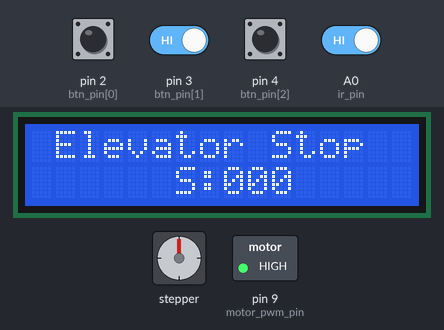
The sketch below on a simulated Arduino Uno, built with avr-gcc and run on an emulated ATmega328P. On the bench: stepper motor, 16×2 character LCD, switched loads named in the sketch (green lamp = pin HIGH). Wiring (inferred from the names in the program): stepper motor (2048 steps per turn assumed): coils pin 10, pin 11, pin 12, pin 13. The inputs (shaded band) are chosen by the test bench; at power-on: A0 (ir_pin), pin 2 (btn_pin[0]), pin 3 (btn_pin[1]) HIGH, pin 4 (btn_pin[2]) LOW. Pins used as bus, display or sensor lines are not drawn; what the sketch prints to the serial monitor is not drawn.

Above: at 5.2 s.
5.3 s: pin 4 (btn_pin[2]) pulled HIGH for 0.75 s
At 5.9 s:
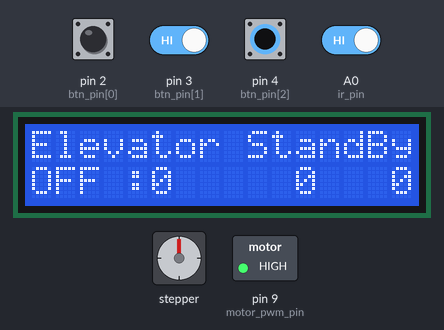
11.6 s: A0 (ir_pin) driven LOW
At 16.2 s:
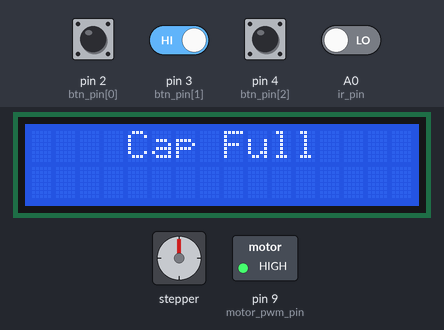
17.1 s: A0 (ir_pin) driven HIGH
At 22.4 s:
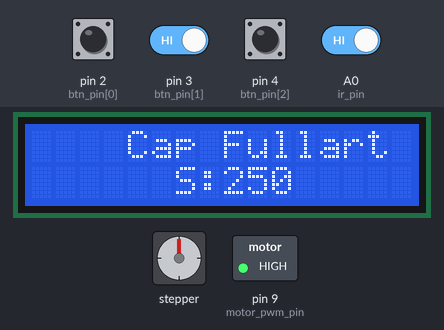
22.6 s: A0 (ir_pin) driven LOW
At 23.2 s:
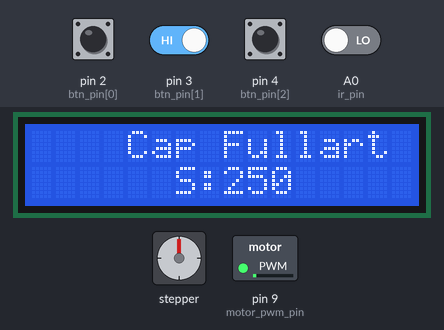
24.1 s: pin 3 (btn_pin[1]) driven LOW and A0 (ir_pin) driven HIGH
At 29.5 s:
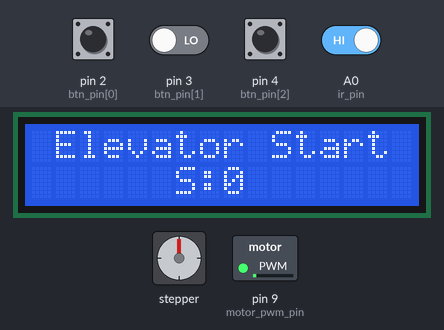
29.6 s: pin 3 (btn_pin[1]) driven HIGH
At 33.8 s:
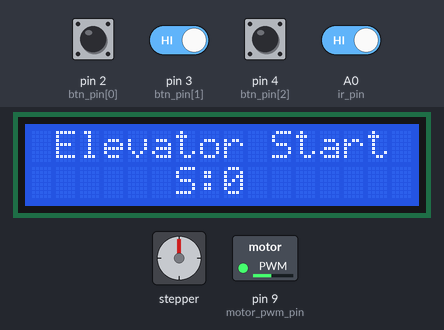
Timing chart, 0 to 82.6 s (numbered marks = the images above; inputs shaded):
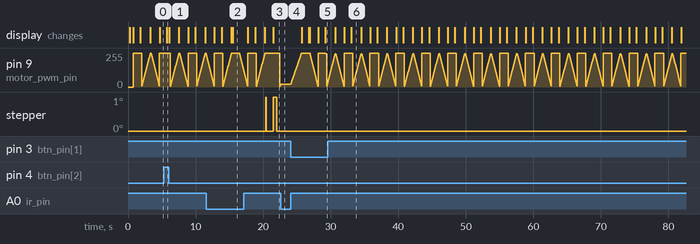

The sketch:

Cap_Elevator.ino
```cpp
#include <EEPROM.h>

#include "input_output.h"

int pw_speed;

int ir_stop;

void (* resetFunc) (void) = 0;

void setup() {
  // put your setup code here, to run once:
  pw_speed = EEPROM.read(0);

  Serial.begin(115200);
  Serial.println("Cap Elevator Orienter");

  setup_input_output();

  standby();
}

int menu = 0;
int cursor_menu = 0;

int dummy_speed = 0;

int delay_ir = 1000;

int smooth_start_speed = 0;

bool masuk_standby = false;

int last_counter_cap;

void loop() {
  // put your main code here, to run repeatedly:
  digitalWrite(led_pin, !digitalRead(led_pin));
  refresh_screen(5);


  last_counter_cap = total_cap;

  lcd.setCursor(0, 0), lcd.print(F("    Elev Run"));
  lcd.setCursor(0, 1), lcd.print(F("S:")), lcd.print(pw_speed);
  lcd.setCursor(7, 1), lcd.print(total_cap);
  lcd.setCursor(12, 1), lcd.print(F("IR:")), lcd.print(ir_state());


  if (button(0)) pw_speed += 5, beep_buz(1, 25);
  if (button(1)) pw_speed -= 5, beep_buz(1, 25);

  if (pw_speed > 255) pw_speed = 255;
  if (pw_speed < 0) pw_speed = 0;

  dummy_speed = pw_speed;

  counter_cap();

  if (ir_state()) {
    lcd.clear();
    beep_buz(1, 25);
    bool cap_full = true;
    unsigned long prev_millis = millis();
    //Serial.println(millis() - prev_millis);
    smooth_start_speed = 0;
    while (1) {
      lcd.setCursor(0, 0), lcd.print(F("    Cap Full"));
      if (!ir_state()) {
        cap_full = false;
        if (smooth_start_speed >= pw_speed || dummy_speed == pw_speed) break;
        if (smooth_start_speed == 0) beep_buz(1, 500);
        smooth_transition(&smooth_start_speed, pw_speed, 5, 25);
        run_motor(smooth_start_speed, 1);
      }
      if (cap_full && millis() - prev_millis >= delay_ir) {
        lcd.setCursor(0, 1), lcd.print(F("    ElevStop"));
        // variable to smooth, target, step, interval(ms)
        smooth_transition(&dummy_speed, 0, 5, 5);
        run_motor(dummy_speed, 1);
        //cap_full = true;
        if (button(2)) masuk_standby = false, standby();
      }
      if (dummy_speed == 0 && smooth_start_speed == 0) {
        led_blink(100, 1000);
        digitalWrite(buz_pin, HIGH), delay(100);
        digitalWrite(buz_pin, LOW), delay(1000);
      }
    }

  }
  if (!ir_state()) run_motor(pw_speed, 1);

  if (button(2)) masuk_standby = false, standby();
}

void standby() {
  lcd.clear();
  while (!masuk_standby) {
    led_blink(100, 100);
    smooth_transition(&dummy_speed, 0, 5, 20);
    run_motor(dummy_speed, 1);
    lcd.setCursor(0, 0), lcd.print(F(" Elevator Stop"));
    lcd.setCursor(0, 1), lcd.print(F("      S:")), lcd.print(dummy_speed);
    if (dummy_speed == 0) {
      beep_buz(1, 500), masuk_standby = true;
      break;
    }
  }

  while (masuk_standby) {
    refresh_screen(3);
    lcd.setCursor(0, 0), lcd.print(F("Elevator StandBy"));
    lcd.setCursor(11, 1), lcd.print(total_cap);
    lcd.setCursor(15, 1), lcd.print(ir_state());

    if (button(0) && button(1)) save();

    if (!button(0) && !button(1)) {
      led_blink(25, 1000);
      lcd.setCursor(0, 1), lcd.print(F("OFF :"));
      lcd.print(F("0")), run_motor(0, 1);
    }

    if (button(0)) {
      led_blink(50, 100);
      lcd.setCursor(0, 1), lcd.print(F("UP  :"));
      run_motor(pw_speed, 1), lcd.print(pw_speed);
    }
    if (button(1)) {
      led_blink(100, 50);
      lcd.setCursor(0, 1), lcd.print(F("DOWN:"));
      run_motor(-pw_speed, 1), lcd.print(-pw_speed);
    }

    if (button(2)) {
      lcd.clear();
      while (1) {
        lcd.setCursor(0, 0), lcd.print(F(" Elevator Start"));
        lcd.setCursor(0, 1), lcd.print(F("      S:")), lcd.print(smooth_start_speed);
        led_blink(100, 100);
        if (smooth_start_speed == 0) beep_buz(2, 50);
        smooth_transition(&smooth_start_speed, pw_speed, 5, 20);
        run_motor(smooth_start_speed, 1);
        if (smooth_start_speed >= pw_speed) break;
      }
      if (smooth_start_speed >= pw_speed) {
        delay(100);
        smooth_start_speed = 0;
        break;
      }
    }
  }
}

void smooth_transition(int* value, int target, int stp, unsigned long interval) {
  static unsigned long previousTime = 0; // Previous time

  unsigned long currentTime = millis(); // Current time
  unsigned long elapsedTime = currentTime - previousTime; // Elapsed time

  if (elapsedTime >= interval) {
    previousTime = currentTime; // Update the previous time
    if (*value < target) {
      *value += stp;
      if (*value > target) *value = target;
    }
    else if (*value > target) {
      *value -= stp;
      if (*value < target) *value = target;
    }
    //Serial.print("Current value: ");
    //Serial.println(*value);
  }
}

void save() {
  beep_buz(2, 400);
  delay(500), lcd.clear();
  lcd.setCursor(0, 0), lcd.print("  Save & Rstrt");
  EEPROM.write(0, pw_speed);
  for (int i = 0; i < 16; i++) {
    lcd.setCursor(i, 1), lcd.print(F("."));
    delay(100);
  }
  resetFunc();
}
```

input_output.h
```cpp
#include <LiquidCrystal_I2C.h>
LiquidCrystal_I2C lcd(0x27, 16, 2);

//char panah
byte customChar[] = {
  B00000,
  B00100,
  B00010,
  B11111,
  B00010,
  B00100,
  B00000,
  B00000
};

int btn_pin[3] = {2, 3, 4};

int ir_pin = A0;

const int led_pin = 13;
const int buz_pin = 12;

const int motor_pwm_pin = 9;
const int motor_left_pin = 10;
const int motor_right_pin = 11;

void setup_input_output() {
  lcd.init();

  for (int i = 0; i < 3; i++) {
    pinMode(btn_pin[i], INPUT);
  }
  pinMode(ir_pin, INPUT);
  pinMode(led_pin, OUTPUT);
  pinMode(buz_pin, OUTPUT);

  pinMode(motor_pwm_pin, OUTPUT);
  pinMode(motor_left_pin, OUTPUT);
  pinMode(motor_right_pin, OUTPUT);

  for (int i = 0; i < 6; i++) {
    digitalWrite(buz_pin, !digitalRead(buz_pin));
    digitalWrite(led_pin, !digitalRead(led_pin));
    delay(30);
  }

  lcd.createChar(0, customChar);
  lcd.backlight();
  lcd.setCursor(0, 0), lcd.print(F(" CAP's ELEVATOR"));
  delay(500);
  lcd.clear();
}

void run_motor(int spd, int brk) {
  if (spd == 0 && brk == 1) {
    analogWrite(motor_pwm_pin, 255);
    digitalWrite(motor_left_pin, 0);
    digitalWrite(motor_right_pin, 0);
  }
  if (spd == 0 && brk == 0) {
    analogWrite(motor_pwm_pin, 0);
    digitalWrite(motor_left_pin, 0);
    digitalWrite(motor_right_pin, 0);
  }
  if (spd > 0) {
    analogWrite(motor_pwm_pin, spd);
    digitalWrite(motor_left_pin, 1);
    digitalWrite(motor_right_pin, 0);
  }
  if (spd < 0) {
    analogWrite(motor_pwm_pin, -spd);
    digitalWrite(motor_left_pin, 0);
    digitalWrite(motor_right_pin, 1);
  }
}

bool button(int ch) {
  return !digitalRead(btn_pin[ch]);
}

bool ir_state() {
  return !digitalRead(ir_pin);
}

int last_state_ir = HIGH;
int ir_counter = 0;
int total_cap = 0;

void counter_cap() {
  if (!last_state_ir && ir_state()) {
    ir_counter += 1;
    total_cap += 1;
  }
  last_state_ir = ir_state();
}

unsigned long prev_millis_led;
int led_state = LOW;
void led_blink(int on_time, int off_time) {
  unsigned long current_millis_led = millis();
  if ((led_state == 1) && (current_millis_led - prev_millis_led >= on_time)) {
    led_state = 0;
    prev_millis_led = current_millis_led;
  }
  else if ((led_state == 0) && (current_millis_led - prev_millis_led >= off_time)) {
    led_state = 1;
    prev_millis_led = current_millis_led;
  }
  digitalWrite(led_pin, led_state);
  //if(ch == 1) digitalWrite(buzzer_pin, led_state);
}

void beep_buz(int sum, int interval) {
  if (sum > 0) sum = sum * 2;
  if (interval >= 500) interval = 500;
  for (int i = 0; i < sum; i++) {
    digitalWrite(buz_pin, !digitalRead(buz_pin));
    delay(interval);
  }
}


const int short_press_time = 500;
const int long_press_time = 1000;

int last_state_rtry = LOW;  // previous state
int current_state_rtry;     // current reading
unsigned long pressed_time = 0;
unsigned long realesed_time = 0;
bool is_pressing = false;
bool is_long_pressing = false;

bool long_press_btn = false;
bool short_press_btn = false;

void short_long_ir(int pin) {
  current_state_rtry = pin;
  if (last_state_rtry == HIGH && current_state_rtry == LOW) {
    pressed_time = millis();
    is_pressing = true;
    is_long_pressing = false;
  } else if (last_state_rtry == LOW && current_state_rtry == HIGH) {
    is_pressing = false;
    realesed_time = millis();
    long press_duration = realesed_time - pressed_time;
    if (press_duration < short_press_time) {
      long_press_btn = false;
      short_press_btn = true;
      Serial.print("short press ");
      Serial.println(pressed_time);
    }
  }
  if (is_pressing == true && is_long_pressing == false) {
    long press_duration = millis() - pressed_time;
    if (press_duration > long_press_time) {
      long_press_btn = true;
      short_press_btn = false;
      Serial.print("long press");
      Serial.println(pressed_time);
      is_long_pressing = true;
    }
  }
  last_state_rtry = current_state_rtry;
}

int refresh;
void refresh_screen(int intervalRefresh) {
  if (++refresh > intervalRefresh) {
    lcd.clear();
    refresh = 0;
  }
}
```

Measured:
- after the input at 5.3 s, the display: changes after 0.43 s (image 1)
- after the input at 11.6 s, the display: first differs from a run without the input after 3.8 s (image 2 shows a later state)
- after the input at 17.1 s, the display: first differs from a run without the input after 4.4 s (image 3)
- after the input at 22.6 s, pin 9 (motor_pwm_pin): stays 20/255 (without the input it goes to 25/255 after 0.03 s)
- after the input at 29.6 s, stepper: stops changing and stays 0°
